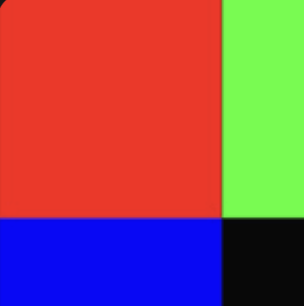
#> input picture res/foo.jpg, 304 x 306 px
$ python source.py res/foo.jpg
#> lines starting #> are read from the running program, lines starting #| are printed output that depends on the picture
#> in main, image is the input picture: shape (306, 304, 3); mean B, G, R 89.3, 80, 146.9
import cv2
import sys
from pathlib import Path
import math

mp = {}

def euclidean_distance(color1, color2):
  b1, g1, r1 = color1
  b2, g2, r2 = color2
  return math.sqrt((r1-r2)**2 + (g1-g2)**2 + (b1-b2)**2)

def are_close(color1, color2, threshold):
  d = euclidean_distance(color1, color2)
  return d <= threshold

def dfs(visited, out, x, y, new_color, target_color):
  if x < 0 or y < 0 or x >= len(visited[0]) or y >= len(visited):
    return
  blue, green, red = out[y][x]
  curr = (blue,green,red)
  if (visited[y][x] == 1 or not are_close(target_color, curr, 10)):
    return

  visited[y][x] = 1
  out[y][x] = new_color

  return dfs(visited, out, x+1, y, new_color, target_color)
  return dfs(visited, out, x-1, y, new_color, target_color)
  return dfs(visited, out, x, y+1, new_color, target_color)
  return dfs(visited, out, x, y-1, new_color, target_color)

def generate_new_photo(image, new_color):
#> called with new_color = (229, 204, 255)
  output = image.copy()
  height, width, _ = image.shape
#> height = 306; width = 304
  visited = [[ 0 for x in range(0,width)] for y in range(0,height)]
  for y in range(height):
    for x in range(width):
      # note: imread() returns in B G R order
      blue, green, red = image[y][x]
      curr = (blue,green,red)
      if curr not in mp:
        mp[curr] = 1
      else:
        mp[curr] += 1
#> after the loop, mp = 186 items

  highest = 0
  res = (0,0,0)
  for key, val in mp.items():
    if val > highest:
      highest = val
      res = key
#> this loop made 186 passes
#> (val, highest, res) on passes 1, 4: (16, 16, (23, 23, 23)), (43976, 43976, (42, 57, 234))
#> (key, val) on passes 2, 3, 5, 6, 7, 8: ((30, 37, 111), 2), ((40, 54, 211), 2), ((42, 57, 233), 857), ((42, 57, 232), 850), ((42, 57, 231), 892), ((39, 54, 219), 208)
#> after the loop, highest = 43976

  print("Most prominent color found: BGR", res)
#| Most prominent color found: BGR (42, 57, 234)

  for y in range(height):
    for x in range(width):
      blue, green, red = image[y, x]
      curr = (blue,green,red)
      if curr == res:
        dfs(visited, output, x, y, new_color, res)
#> this loop made 306 passes

  return output

### Driver ###
def main():
  n = len(sys.argv)
  if n != 2:
    sys.exit("usage: python source.py <filename>")

  help_msg = "usage: python source.py <filename>\n\nOptions:\n-foo"
  if sys.argv[1] in {"-help", "-h", "--h", "--help"}:
    sys.exit(help_msg)

  img = Path(sys.argv[1])
  if not img.exists():
    sys.exit("error: invalid filename")

  if not img.exists():
    sys.exit("error: invalid filename")

  image = cv2.imread(sys.argv[1])
  if image is not None:
    new_color = (229, 204, 255) #pink
    new_photo = generate_new_photo(image, new_color)
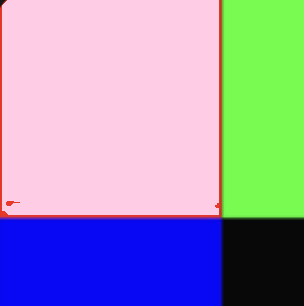
#> new_photo: shape (306, 304, 3); mean B, G, R 182.9, 153.6, 157.5
  else:
    sys.exit("Failed to load the image.")

  cv2.imwrite(('./res/output/out.jpg'), new_photo)
  cv2.destroyAllWindows()

if __name__ == "__main__":
  main()
